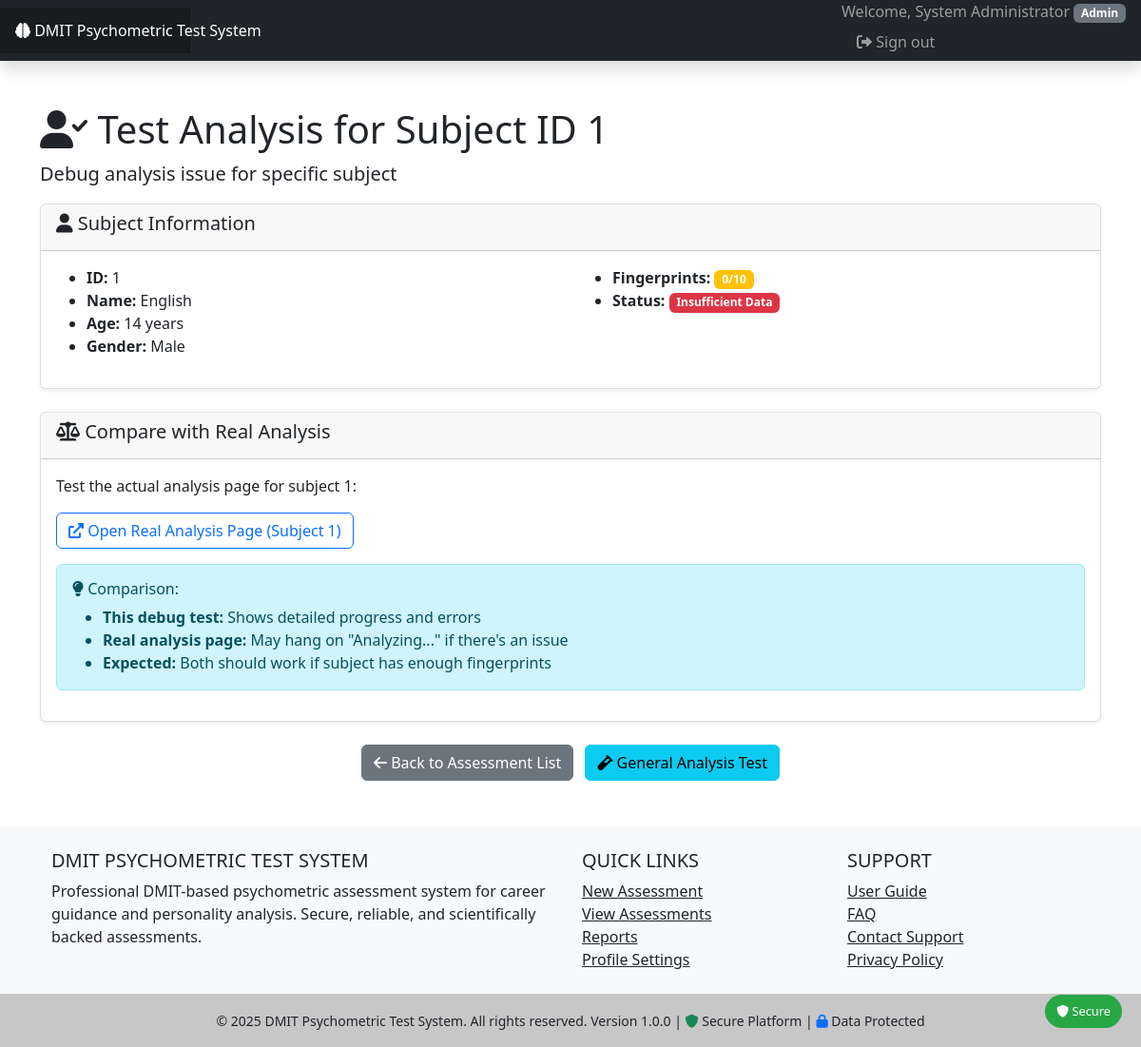
Screenshot of /test_analysis_subject_1.php (signed in) with the database file from the repository.
### tables this page shows
CREATE TABLE `assessment_subjects` (
  `id` int(11) NOT NULL,
  `user_id` int(11) NOT NULL,
  `subject_name` varchar(100) NOT NULL,
  `date_of_birth` date NOT NULL,
  `gender` enum('male','female','other') NOT NULL,
  `age_at_assessment` int(11) NOT NULL,
  `parent_name` varchar(100) DEFAULT NULL,
  `contact_email` varchar(100) DEFAULT NULL,
  `contact_phone` varchar(15) DEFAULT NULL,
  `school_name` varchar(100) DEFAULT NULL,
  `grade_class` varchar(20) DEFAULT NULL,
  `created_at` timestamp NULL DEFAULT current_timestamp(),
  `updated_at` timestamp NULL DEFAULT current_timestamp() ON UPDATE current_timestamp()
);

### includes/functions.php (called while the page is built, shortened)
<?php
function url($path = '') {
    $path = ltrim($path, '/');
    if ($path === 'index.php' || $path === '') {
        return BASE_URL . 'index.php';
    }
    $currentDir = dirname($_SERVER['SCRIPT_NAME']);
    $baseDir = '/DMIT-Psychometric-Test';
    return $path;
}
?>

### test_analysis_subject_1.php (the view, shortened to what this page needs)
<?php
$subjectId = 1;
try {
    $database = new Database();
    $conn = $database->getConnection();
    $stmt = $conn->prepare("SELECT * FROM assessment_subjects WHERE id = ?");
    $stmt->execute([$subjectId]);
    $subject = $stmt->fetch();
    if ($subject) {
        $stmt = $conn->prepare("SELECT COUNT(*) FROM fingerprint_data WHERE subject_id = ?");
        $stmt->execute([$subjectId]);
        $fingerprintCount = $stmt->fetchColumn();
    }
} catch (Exception $e) {
    $subject = null;
    $fingerprintCount = 0;
}
?>
<!DOCTYPE html>
<html lang="en">
<head>
    <link href="https://cdn.jsdelivr.net/npm/bootstrap@5.3.0/dist/css/bootstrap.min.css" rel="stylesheet">
    <link href="https://cdnjs.cloudflare.com/ajax/libs/font-awesome/6.0.0/css/all.min.css" rel="stylesheet">
</head>
<body>
    <?php include 'includes/header.php'; ?>
    <div class="container my-5">
        <h1><i class="fas fa-user-check"></i> Test Analysis for Subject ID 1</h1>
        <p class="lead">Debug analysis issue for specific subject</p>
        <?php if ($subject): ?>
        <div class="card mb-4">
            <div class="card-header">
                <h5><i class="fas fa-user"></i> Subject Information</h5>
            </div>
            <div class="card-body">
                <div class="row">
                    <div class="col-md-6">
                        <ul>
                            <li><strong>ID:</strong> <?php echo $subject['id']; ?></li>
                            <li><strong>Name:</strong> <?php echo htmlspecialchars($subject['subject_name']); ?></li>
                            <li><strong>Age:</strong> <?php echo $subject['age_at_assessment']; ?> years</li>
                            <li><strong>Gender:</strong> <?php echo ucfirst($subject['gender']); ?></li>
                        </ul>
                    </div>
                    <div class="col-md-6">
                        <ul>
                            <li><strong>Fingerprints:</strong>
                                <span class="badge bg-<?php echo $fingerprintCount >= 8 ? 'success' : 'warning'; ?>">
                                    <?php echo $fingerprintCount; ?>/10
                                </span>
                            </li>
                            <li><strong>Status:</strong>
                                <span class="badge bg-<?php echo $fingerprintCount >= 8 ? 'success' : 'danger'; ?>">
                                    <?php echo $fingerprintCount >= 8 ? 'Ready for Analysis' : 'Insufficient Data'; ?>
                                </span>
                            </li>
                        </ul>
                    </div>
                </div>
            </div>
        </div>
        <?php endif; ?>
        <div class="card mb-4">
            <div class="card-header">
                <h5><i class="fas fa-balance-scale"></i> Compare with Real Analysis</h5>
            </div>
            <div class="card-body">
                <p>Test the actual analysis page for subject 1:</p>
                <a href="<?php echo url('assessments/analysis.php?id=1'); ?>" class="btn btn-outline-primary" target="_blank">
                    <i class="fas fa-external-link-alt"></i> Open Real Analysis Page (Subject 1)
                </a>
                <div class="alert alert-info mt-3">
                    <h6><i class="fas fa-lightbulb"></i> Comparison:</h6>
                    <ul class="mb-0">
                        <li><strong>This debug test:</strong> Shows detailed progress and errors</li>
                        <li><strong>Real analysis page:</strong> May hang on "Analyzing..." if there's an issue</li>
                        <li><strong>Expected:</strong> Both should work if subject has enough fingerprints</li>
                    </ul>
                </div>
            </div>
        </div>
        <div class="text-center">
            <a href="<?php echo url('assessments/list.php'); ?>" class="btn btn-secondary">
                <i class="fas fa-arrow-left"></i> Back to Assessment List
            </a>
            <a href="simple_analysis_test.php?id=1" class="btn btn-info ms-2">
                <i class="fas fa-vial"></i> General Analysis Test
            </a>
        </div>
    </div>
    <?php include 'includes/footer.php'; ?>
</body>
</html>

### includes/header.php (style rules this page uses)
.card { box-shadow: 0 0.125rem 0.25rem rgba(0, 0, 0, 0.075); border: 1px solid rgba(0, 0, 0, 0.125); }
.alert { border-radius: 0.375rem; }

### rows the page displays
assessment_subjects: id "1", subject_name "English", age_at_assessment "14", gender "Male"

### other values shown
APP_NAME "DMIT Psychometric Test System"
$_SESSION['user_name'] "System Administrator"
$_SESSION['user_role'] "Admin"
$fingerprintCount "0"
APP_NAME "DMIT PSYCHOMETRIC TEST SYSTEM"
APP_VERSION "1.0.0"
